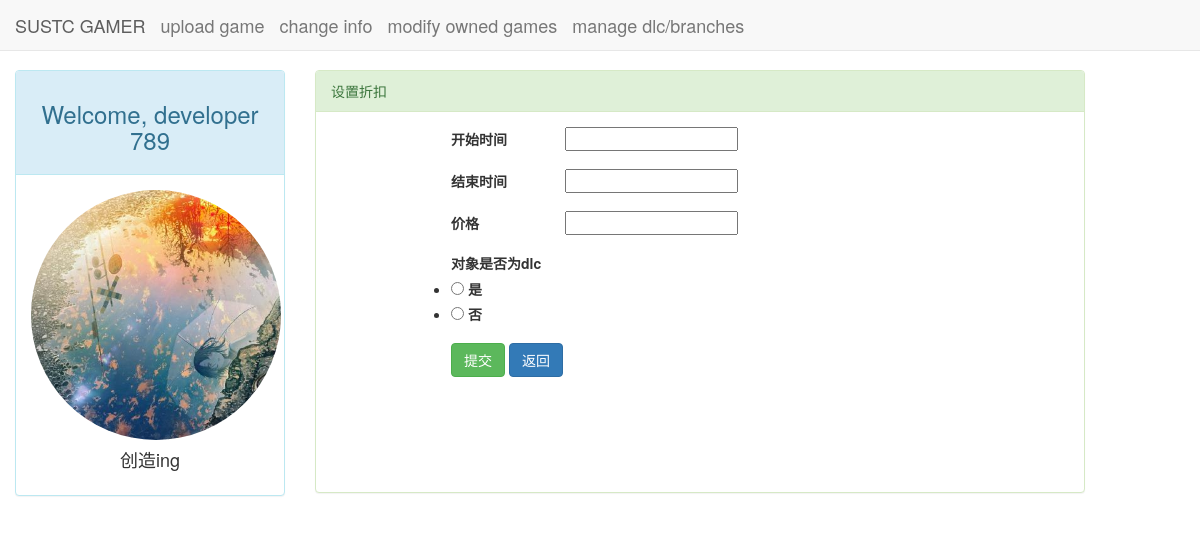
Screenshot of /game/五子棋/discount (signed in) with the database file from the repository.
### developer/models.py (models this page shows, shortened)
class Developer(models.Model):
    user = models.OneToOneField(User, on_delete=models.CASCADE)
    account = models.FloatField(default=0)
    introduction = models.CharField(max_length=300, default="创造ing")
    create_date = models.DateTimeField(auto_now_add=True)
    avatar = models.ImageField(upload_to="avatar/%Y/%m/%d/", default='avatar/defaultAv.png')
    class Meta:
        ordering = ['-create_date', ]

### game/views.py (the view)
# urls.py: path("<str:game_name>/discount", set_discount, name="set_discount"),
def set_discount(request, game_name):
    context = {}
    context.update(csrf(request))
    game = Game.objects.get(name=game_name)
    dlcs = DLC.objects.filter(game=game)
    developer = get_object_or_404(Developer, user=request.user)
    context["game"] = game
    context["dlcs"] = dlcs
    context['developer'] = developer
    if request.method == "POST":
        form = DiscountRegisterForm(request.POST)
        if form.is_valid():
            from_date = form.cleaned_data["from_date"]
            to_date = form.cleaned_data["to_date"]
            price = form.cleaned_data["price"]
            isDLC = form.cleaned_data["is_dlc"]
            if isDLC:
                dlc = form.cleaned_data["dlcs"]
                status = 'DLC'
                discount = Discount.objects.update_or_create(from_date=from_date, to_date=to_date, price=price,
                                                             status=status, dlc=dlc)
            else:
                status = 'GAME'
                discount = Discount.objects.update_or_create(from_date=from_date, to_date=to_date, price=price,
                                                             status=status, game=game)
            discount.save()
            return redirect(request.GET.get("from", reverse("home")))
        else:
            context["form"] = form
    else:
        form = DiscountRegisterForm()
        context["form"] = form
    return render(request, "set_discount.html", context)

### game/forms.py
class DiscountRegisterForm(forms.Form):
    from_date = forms.DateField(label="开始时间")
    to_date = forms.DateField(label="结束时间")
    price = forms.FloatField(label="价格", min_value=0)
    is_dlc = forms.TypedChoiceField(label='对象是否为dlc',
                                    widget=forms.RadioSelect,
                                    choices=[(True, "是"), (False, "否")],
                                    empty_value=False,
                                    coerce=bool,
                                    )

### game/templates/set_discount.html (shortened to what this page needs)
{% load static %}
<!DOCTYPE html>
<html lang="en">
<head>
    <link rel="stylesheet" href="{% static 'base.css' %}">
    <link rel="stylesheet" href="{% static 'bootstrap-3.3.7/css/bootstrap.min.css' %}">
</head>
<body>
<div class="navbar navbar-default navbar-fixed-top" role="navigation">
    <div class="container-fluid">
        <div class="navbar-header">
            <a class="navbar-brand" href="{% url 'home' %}">SUSTC GAMER</a>
            <a class="navbar-brand" href="{% url 'regist_game' %}">upload game</a>
            <a class="navbar-brand" href="{% url 'modify developer message' %}">change info</a>
            <a class="navbar-brand" href="{% url 'game select' %}">modify owned games</a>
            <a class="navbar-brand" href="{% url 'dlc select' %}">manage dlc/branches</a>
        </div>
    </div>
</div>
{% block content %}
    <div class="container-fluid">
        <div class="row">
            <div class="col-lg-3" style="text-align: center">
                <div class="panel panel-info">
                    <div class="panel-heading" style="text-align: center">
                        <h3>Welcome, developer {{ user.username }}</h3>
                    </div>
                    <div class="panel-body">
                        <img src="{{ developer.avatar.url }}" height="250" width="250" alt=""
                             class="img-circle">
                        <br>
                        <h4>{{ developer.introduction }}</h4>
                    </div>
                </div>
            </div>
            <div class="col-lg-8">
                <div class="panel panel-success">
                    <div class="panel-heading">设置折扣</div>
                    <div class="panel-body">
                        <form action="" method="post" enctype="multipart/form-data">
                            {% for field in form %}
                                <div class="form-group">
                                    <div>
                                         <label>{{ field.label }} </label>
                                        {{ field }}
                                    </div>
                                </div>
                            {% endfor %}
                            <button type="submit" value="Submit" class="btn btn-success">提交</button>
                            <a href="{% url 'game select' %}">
                                <button type="button" class="btn btn-primary">返回</button>
                            </a>
                        </form>
                    </div>
                </div>
            </div>
        </div>
    </div>
{% endblock %}
</body>
</html>

### static/base.css (style rules this page uses)
* { margin: 0; padding: 0; }
body { margin-top: 70px!important; }
form { padding: 0 15px 15px 120px; width: 500px; height: 350px; }
form label { display: inline-block; width: 110px; height: 20px; }

### rows the page displays
Developer: avatar (picture), introduction "创造ing"

### other values shown
{{ user.username }} "789"
{{ field.label }} "开始时间" "结束时间" "价格" "对象是否为dlc"
